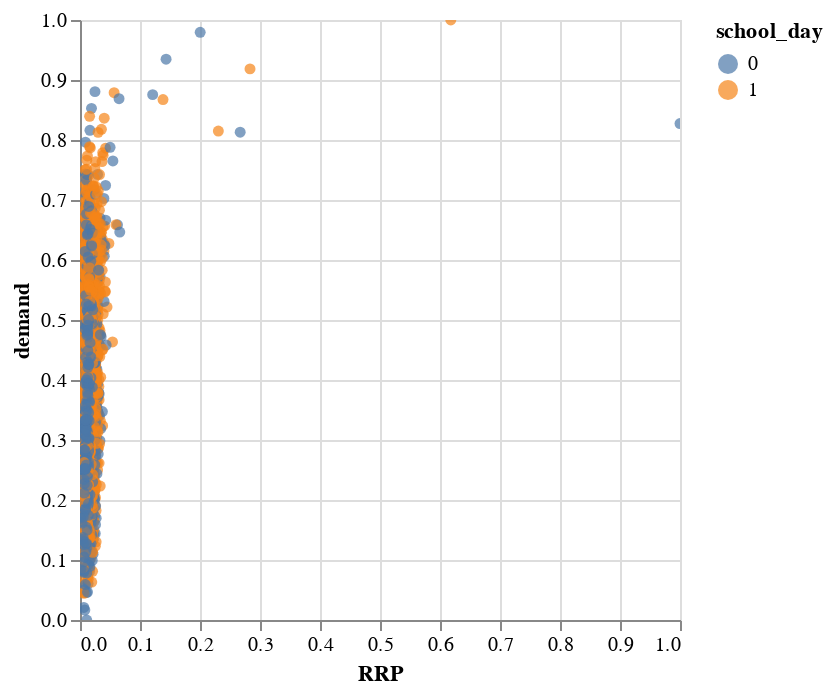

This figure's notebook cell:
### Code cell
# prompt: Using dataframe df_ml: suggest a plot

import altair as alt

# Reset the index to make 'date' a regular column
df_ml = df_ml.reset_index()

# Create a scatter plot of demand vs. RRP, colored by school_day
alt.Chart(df_ml).mark_circle().encode(
    x='RRP',
    y='demand',
    color='school_day:N',  # Nominal color encoding for school_day
    tooltip=['date', 'demand', 'RRP', 'school_day']
).interactive()

### Figure 1 — Vega-Lite specification as saved in the notebook (floating-point values rounded to 4 significant figures; data arrays with more than 128 entries replaced by an {"elided": "..."} marker saying what was removed)
{"config": {"view": {"continuousWidth": 300, "continuousHeight": 300}}, "data": {"name": "data-ea2a0912cade017f7e71228d331fe8e0"}, "mark": {"type": "circle"}, "encoding": {"color": {"field": "school_day", "type": "nominal"}, "tooltip": [{"field": "date", "type": "temporal"}, {"field": "demand", "type": "quantitative"}, {"field": "RRP", "type": "quantitative"}, {"field": "school_day", "type": "quantitative"}], "x": {"field": "RRP", "type": "quantitative"}, "y": {"field": "demand", "type": "quantitative"}}, "params": [{"name": "param_2", "select": {"type": "interval", "encodings": ["x", "y"]}, "bind": "scales"}], "$schema": "https://vega.github.io/schema/vega-lite/v5.20.1.json", "datasets": {"data-ea2a0912cade017f7e71228d331fe8e0": {"elided": "2099 records"}}}
